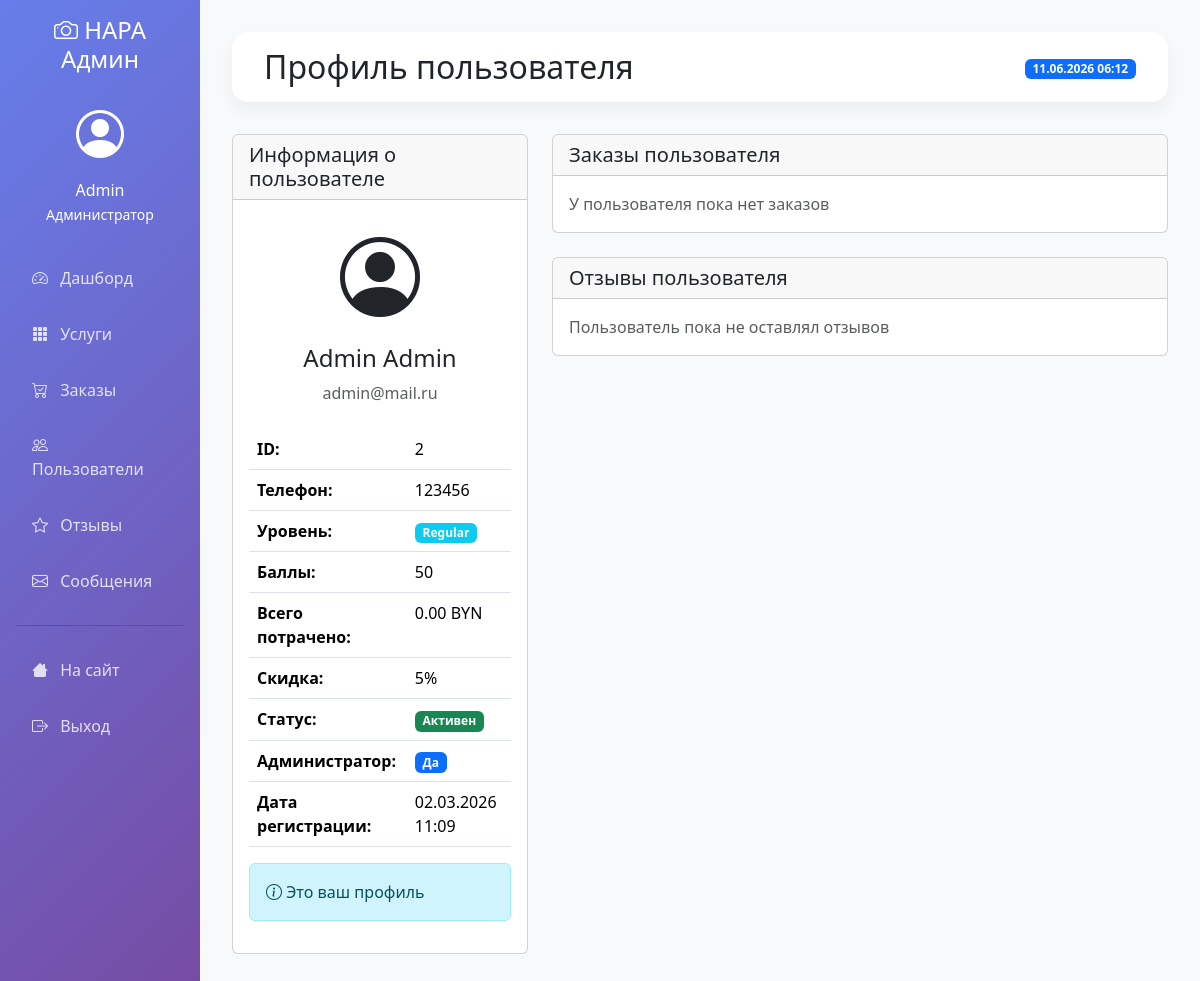
The app's page /admin/users/2 (signed in), older data.
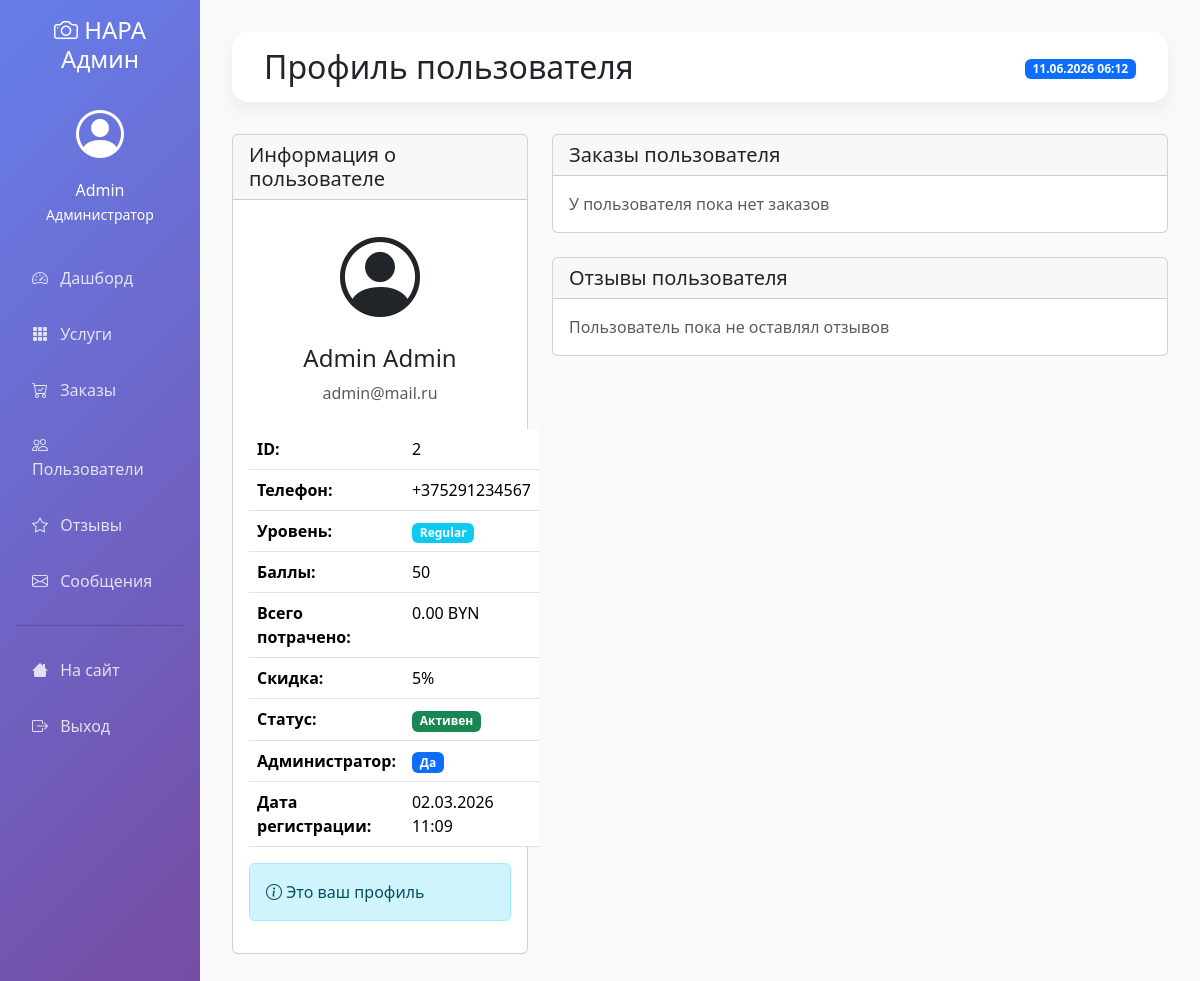
The same page, newer data.
### models.py (models this page shows, shortened)
class User(UserMixin, db.Model):
    __tablename__ = 'users'
    id = db.Column(db.Integer, primary_key=True)
    username = db.Column(db.String(64))
    email = db.Column(db.String(120), unique=True, nullable=False)
    password_hash = db.Column(db.String(256))
    first_name = db.Column(db.String(64))
    last_name = db.Column(db.String(64))
    phone = db.Column(db.String(20))
    created_at = db.Column(db.DateTime, default=datetime.now)
    is_active = db.Column(db.Boolean, default=True)
    is_admin = db.Column(db.Boolean, default=False)
    loyalty_points = db.Column(db.Integer, default=0)
    total_spent = db.Column(db.Float, default=0.0)
    loyalty_level = db.Column(db.String(20), default='regular')  # regular, silver, gold
    def get_discount_percent(self):
        if self.loyalty_level == 'gold':
            return 15
        elif self.loyalty_level == 'silver':
            return 10
        elif self.loyalty_level == 'regular':
            return 5  # минимальная скидка для всех
        return 0

### admin.py (the view)
@admin_bp.route('/users/<int:user_id>')
@login_required
@admin_required
def user_detail(user_id):
    user = User.query.get_or_404(user_id)
    orders = Order.query.filter_by(user_id=user_id).order_by(Order.created_at.desc()).all()
    reviews = Review.query.filter_by(user_id=user_id).all()
    return render_template('admin/user_detail.html', user=user, orders=orders, reviews=reviews)

### admin.py (called while the page is built)
def admin_required(f):
    @wraps(f)
    def decorated_function(*args, **kwargs):
        if not current_user.is_authenticated or not current_user.is_admin:
            flash('Доступ запрещен. Требуются права администратора.', 'danger')
            return redirect(url_for('index'))
        return f(*args, **kwargs)
    return decorated_function

### app.py (called while the page is built)
@login_manager.user_loader
def load_user(user_id):
    return User.query.get(int(user_id))

@app.context_processor
def utility_processor():
    return {'datetime': datetime}

### templates/admin/user_detail.html (shortened to what the changed rows need)
{% extends "admin/base_admin.html" %}
{% block header %}Профиль пользователя{% endblock %}
{% block content %}
<div class="row">
    <div class="col-md-4 mb-4">
        <div class="card">
            <div class="card-body">
                <div class="text-center mb-4">
                    <i class="bi bi-person-circle" style="font-size: 5rem;"></i>
                    <h4 class="mt-2">{{ user.first_name or user.username }} {{ user.last_name or '' }}</h4>
                    <p class="text-muted">{{ user.email }}</p>
                </div>
                <table class="table">
                    <tr>
                        <th>ID:</th>
                        <td>{{ user.id }}</td>
                    </tr>
                    <tr>
                        <th>Телефон:</th>
                        <td>{{ user.phone or 'Не указан' }}</td>
                    </tr>
                    <tr>
                        <th>Уровень:</th>
                    </tr>
                    <tr>
                        <th>Баллы:</th>
                        <td>{{ user.loyalty_points }}</td>
                    </tr>
                    <tr>
                        <th>Всего потрачено:</th>
                        <td>{{ "%.2f"|format(user.total_spent) }} BYN</td>
                    </tr>
                    <tr>
                        <th>Скидка:</th>
                        <td>{{ user.get_discount_percent() }}%</td>
                    </tr>
                    <tr>
                        <th>Статус:</th>
                    </tr>
                    <tr>
                        <th>Администратор:</th>
                    </tr>
                    <tr>
                        <th>Дата регистрации:</th>
                        <td>{{ user.created_at.strftime('%d.%m.%Y %H:%M') }}</td>
                    </tr>
                </table>
            </div>
        </div>
    </div>
</div>
{% endblock %}

### templates/admin/base_admin.html (shortened to what this page needs)
<!doctype html>
<html lang="ru">
<head>
    <link rel="stylesheet" href="{{ url_for('static', filename='css/bootstrap.min.css') }}">
    <link rel="stylesheet" href="{{ url_for('static', filename='css/bootstrap-icons.css') }}">
</head>
<body>
    <div class="container-fluid">
        <div class="row">
            <div class="col-md-3 col-lg-2 px-0">
                <div class="sidebar p-3">
                    <h4 class="text-white text-center mb-4">
                        <i class="bi bi-camera"></i> НАРА Админ
                    </h4>
                    <div class="text-white text-center mb-4">
                        <i class="bi bi-person-circle" style="font-size: 3rem;"></i>
                        <p class="mt-2 mb-0">{{ current_user.first_name or current_user.username }}</p>
                        <small>Администратор</small>
                    </div>
                    <nav class="nav flex-column">
                        <a class="nav-link {% if request.endpoint == 'admin.dashboard' %}active{% endif %}"
                           href="{{ url_for('admin.dashboard') }}">
                            <i class="bi bi-speedometer2"></i> Дашборд
                        </a>
                        <a class="nav-link {% if request.endpoint == 'admin.services' %}active{% endif %}"
                           href="{{ url_for('admin.services') }}">
                            <i class="bi bi-grid-3x3-gap-fill"></i> Услуги
                        </a>
                        <a class="nav-link {% if request.endpoint == 'admin.orders' %}active{% endif %}"
                           href="{{ url_for('admin.orders') }}">
                            <i class="bi bi-cart-check"></i> Заказы
                        </a>
                        <a class="nav-link {% if request.endpoint == 'admin.users' %}active{% endif %}"
                           href="{{ url_for('admin.users') }}">
                            <i class="bi bi-people"></i> Пользователи
                        </a>
                        <a class="nav-link {% if request.endpoint == 'admin.reviews' %}active{% endif %}"
                           href="{{ url_for('admin.reviews') }}">
                            <i class="bi bi-star"></i> Отзывы
                        </a>
                        <a class="nav-link {% if request.endpoint == 'admin.messages' %}active{% endif %}"
                           href="{{ url_for('admin.messages') }}">
                            <i class="bi bi-envelope"></i> Сообщения
                        </a>
                        <hr class="bg-white">
                        <a class="nav-link" href="{{ url_for('index') }}">
                            <i class="bi bi-house"></i> На сайт
                        </a>
                        <a class="nav-link" href="{{ url_for('logout') }}">
                            <i class="bi bi-box-arrow-right"></i> Выход
                        </a>
                    </nav>
                </div>
            </div>
            <div class="col-md-9 col-lg-10 px-0">
                <div class="content-wrapper">
                    <div class="admin-header d-flex justify-content-between align-items-center">
                        <h2 class="mb-0">{% block header %}{% endblock %}</h2>
                        <div>
                            <span class="badge bg-primary">{{ datetime.now().strftime('%d.%m.%Y %H:%M') }}</span>
                        </div>
                    </div>
                    {% block content %}{% endblock %}
                </div>
            </div>
        </div>
    </div>
</body>
</html>

Row changes from the older to the newer data that the page shows:
changed User "Admin": phone "123456" → "+375291234567"
